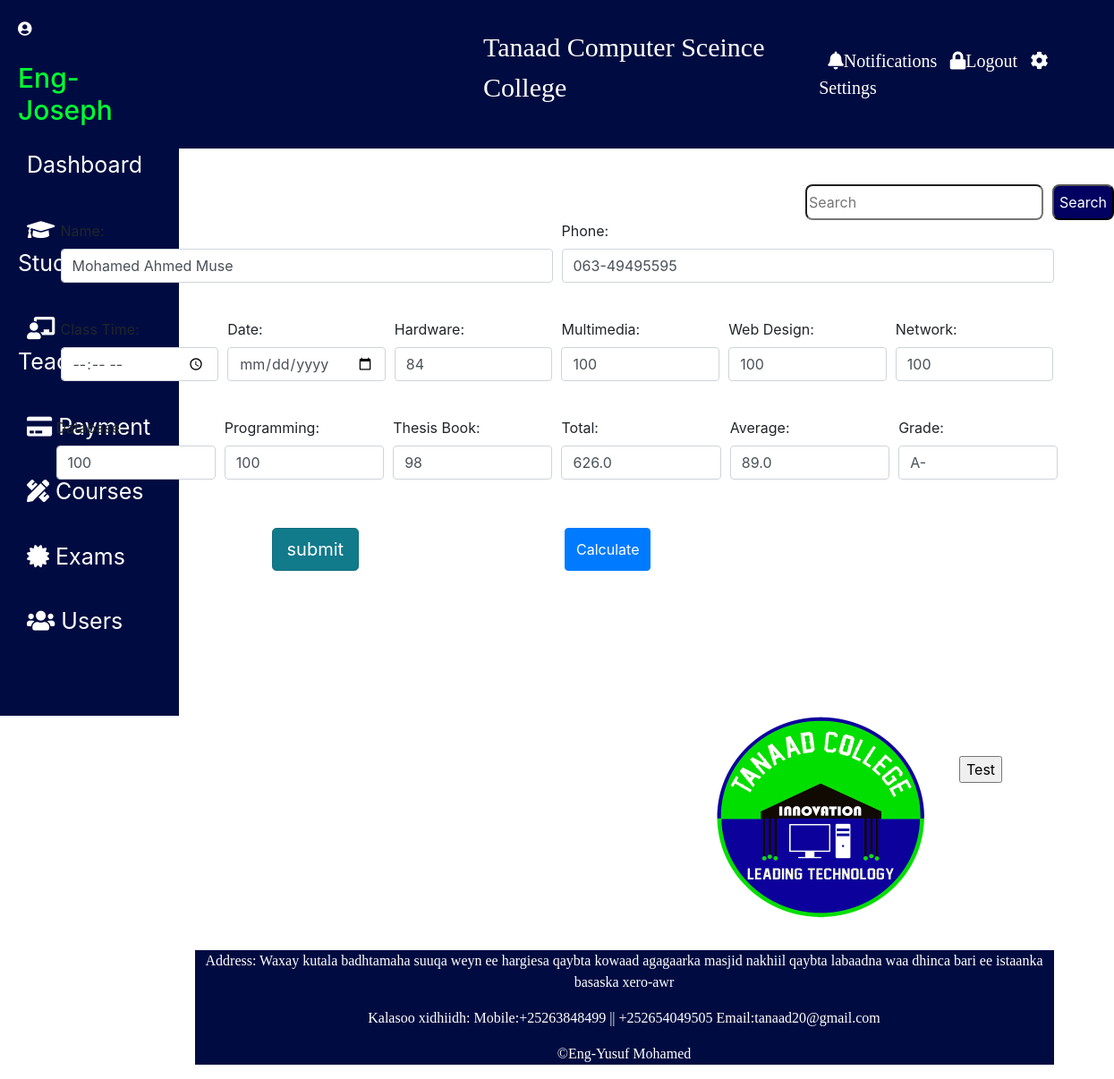
/Exam/Update/1/, run on the app's committed database.
### Student/models.py (models this page shows)
class Exams(models.Model):
    Name=models.CharField(max_length=220)
    Phone=models.CharField(max_length=10)
    Class_time=models.TimeField()
    Date=models.DateField()
    Hardware=models.CharField(max_length=5)
    Multimedia=models.CharField(max_length=10)
    Webdesign=models.CharField(max_length=5)
    Network=models.CharField(max_length=5)
    Database=models.CharField(max_length=5)
    Programming=models.CharField(max_length=5)
    Thesis_Book=models.CharField(max_length=5)
    Total=models.FloatField()
    Average=models.FloatField()
    Grade=models.CharField(max_length=2)

### Student/views.py (the view)
# urls.py: path('Exam/Update/<int:id>/',views.Update_Exam,name="Update_Exam"),
def Update_Exam(request,id):
    exam=Exams.objects.get(id=id)
    return render(request,'Exam/Updatee.html',{'exam':exam})

### Student/templates/Exam/Updatee.html (shortened to what this page needs)
{% extends 'Base Files/base.html'%}
{%load static}
{% block dash%}
      <div class="container">
        <div class="form-group">
         <form  method="post" action="{%url 'upcrec' exam.id%}">
                <div class="form-row">
                  <div class="col-md-6 mb-3">
                      <label for="validationDefault01" class="form-label">Name:</label>
                      <input type="text" name="name" class="form-control" value="{{exam.Name}}"><br>
                  </div>
              <div class="col-md-6 mb-3">
              <label for="">Phone:</label>
              <input type="text" name="phone" class="form-control" value="{{exam.Phone}}">
              </div>
            </div>
            <div class="form-row">
              <div class="col-md-2 mb-3">
             <label for="classtime">Class Time:</label>
             <input type="time" class="form-control" name="classtime" required value="{{exam.Class_time}}">
              </div>
              <div class="col-md-2 mb-3">
             <label for="date">Date:</label>
             <input type="date" class="form-control" name="date" required value="{{exam.Date}}">
              </div>
            <div class="col-md-2 mb-3">
             <label for="hardware">Hardware:</label>
             <input type="number" class="form-control" id="hardware" name="hardware" required value="{{exam.Hardware}}">
            </div>
            <div class="col-md-2 mb-3">
             <label for="multimedia">Multimedia:</label>
             <input type="number" class="form-control" id="multimedia" name="multimedia" required value="{{exam.Multimedia}}"><br>
            </div>
            <div class="col-md-2 mb-3">
             <label for="webdesign">Web Design:</label>
             <input type="number" class="form-control" id="webdesign" name="webdesign" required value="{{exam.Webdesign}}"><br>
            </div>
            <div class="col-md-2 mb-3">
             <label for="network">Network:</label>
             <input type="number" class="form-control" id="network" name="network" required value="{{exam.Network}}"><br>
            </div>
            <div>
              <div class="form-row">
            <div class="col-md-2 mb-3">
             <label for="database">Database:</label>
             <input type="number" class="form-control" id="database" name="database" required value="{{exam.Database}}"><br>
            </div>
            <div class="col-md-2 mb-3">
             <label for="programming">Programming:</label>
             <input type="number" class="form-control" id="programming" name="programming" required value="{{exam.Programming}}"><br>
            </div>
            <div class="col-md-2 mb-3">
             <label for="thesis_book">Thesis Book:</label>
             <input type="number" class="form-control" id="thesis_book" name="thesis_book" required value="{{exam.Thesis_Book}}">
          </div>
          <div class="col-md-2 mb-3">
             <label for="database">Total:</label>
             <input type="number" class="form-control" id="total" name="total" required value="{{exam.Total}}"><br>
          </div>
          <div class="col-md-2 mb-3">
             <label for="programming">Average:</label>
             <input type="number" class="form-control" id="average" name="average" required value="{{exam.Average}}"><br>
          </div>
          <div class="col-md-2 mb-3">
             <label for="thesis_book">Grade:</label>
             <input type="text" class="form-control" id="grade" name="grade" required value="{{exam.Grade}}"><br>
          </div>
        </div>
        <div class="form-row" style="padding: 14px 16px;">
              <button type="submit" class="btn btn-info btn-lg active" id="add">submit</button><br>
              <button type="button" class="btn btn-primary" onclick="calculate()" id="add">Calculate</button>
        </div>
              </form>
  </div>
</div>

### Student/static/css/base.css (style rules this page uses)
body, ul { margin: 0; padding: 0; }
#add { margin-left: 230px; margin-bottom: 10px; }

### data on the page
Exams: name "Mohamed Ahmed Muse", phone "063-49495595", hardware "84", multimedia "100", webdesign "100", network "100", database "100", programming "100", thesis_book "98", total "626.0", average "89.0", grade "A-"
